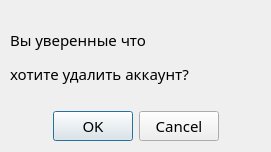
<?xml version="1.0" encoding="UTF-8"?>
<ui version="4.0">
 <class>MainWindow</class>
 <widget class="QMainWindow" name="MainWindow">
  <property name="geometry">
   <rect>
    <x>0</x>
    <y>0</y>
    <width>271</width>
    <height>152</height>
   </rect>
  </property>
  <property name="minimumSize">
   <size>
    <width>271</width>
    <height>152</height>
   </size>
  </property>
  <property name="maximumSize">
   <size>
    <width>1546</width>
    <height>3516</height>
   </size>
  </property>
  <property name="sizeIncrement">
   <size>
    <width>271</width>
    <height>152</height>
   </size>
  </property>
  <property name="font">
   <font>
    <family>TOYZ</family>
    <pointsize>11</pointsize>
   </font>
  </property>
  <property name="windowTitle">
   <string>Уверены?</string>
  </property>
  <widget class="QWidget" name="centralwidget">
   <widget class="QWidget" name="layoutWidget">
    <property name="geometry">
     <rect>
      <x>10</x>
      <y>10</y>
      <width>251</width>
      <height>131</height>
     </rect>
    </property>
    <layout class="QVBoxLayout" name="verticalLayout">
     <item>
      <widget class="QLabel" name="label">
       <property name="text">
        <string>&lt;html&gt;&lt;head/&gt;&lt;body&gt;&lt;p&gt;Вы уверенные что &lt;/p&gt;&lt;p&gt;хотите удалить аккаунт?&lt;/p&gt;&lt;/body&gt;&lt;/html&gt;</string>
       </property>
      </widget>
     </item>
     <item>
      <widget class="QDialogButtonBox" name="buttonBox">
       <property name="orientation">
        <enum>Qt::Horizontal</enum>
       </property>
       <property name="standardButtons">
        <set>QDialogButtonBox::Cancel|QDialogButtonBox::Ok</set>
       </property>
       <property name="centerButtons">
        <bool>true</bool>
       </property>
      </widget>
     </item>
    </layout>
   </widget>
  </widget>
 </widget>
 <resources/>
 <connections/>
</ui>
